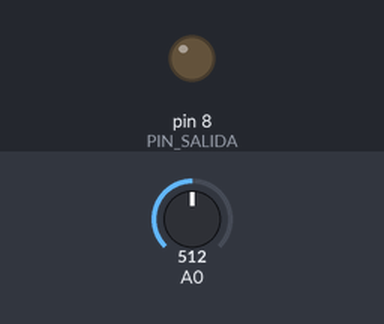
Bench run of a sketch on a simulated Arduino Uno, built with avr-gcc and run on an emulated ATmega328P. Shown: output pins drawn as LEDs (lit = HIGH). The inputs (shaded band) are chosen by the test bench; at power-on: A0 = 512.

Above: at 1.2 s.
1.3 s: A0 set to 601
2.8 s: A0 set to 633
At 3.5 s:
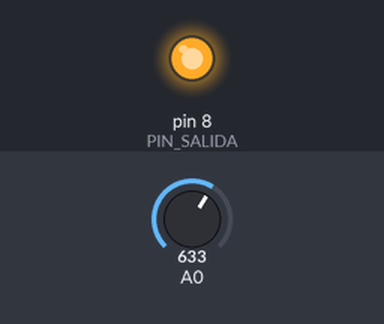
4.3 s: A0 set to 423
5.8 s: A0 set to 400
At 7.0 s:
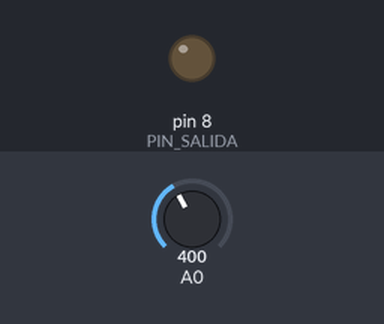
7.3 s: A0 set to 625
At 8.1 s:
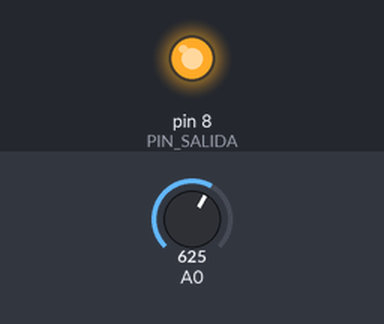
Timing chart, 0 to 9.8 s (numbered marks = the images above; inputs shaded):
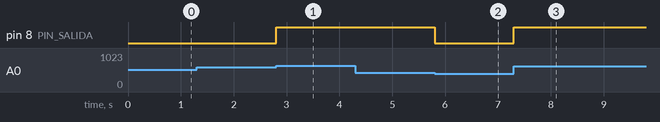

The sketch:

umbral_doble.ino
```cpp
#define UMBRAL_ENCENDIDO 615
#define UMBRAL_APAGADO 410
#define PIN_SALIDA 8
#define ENCENDIDO 1
#define APAGADO 0
int estado_activacion = 0;

void setup() {
  pinMode(PIN_SALIDA, OUTPUT);
}

void loop() {
  int valor = analogRead(A0);
  if((valor < UMBRAL_APAGADO) && (estado_activacion==ENCENDIDO))
    estado_activacion = APAGADO;
  if((valor > UMBRAL_ENCENDIDO) && (estado_activacion==APAGADO))
    estado_activacion = ENCENDIDO;
  digitalWrite(PIN_SALIDA, estado_activacion);
}
```

Measured:
- the behaviour switches between 615 and 616 on A0 (found by bisection; images 0 and 1)
- the behaviour switches between 410 and 409 on A0 (found by bisection; images 1 and 2)
- after the input at 1.3 s, every drawn part: stays the same
- after the input at 2.8 s, pin 8 (PIN_SALIDA): LOW → HIGH at once
- after the input at 4.3 s, every drawn part: stays the same
- after the input at 5.8 s, pin 8 (PIN_SALIDA): HIGH → LOW at once
- after the input at 7.3 s, pin 8 (PIN_SALIDA): LOW → HIGH at once
